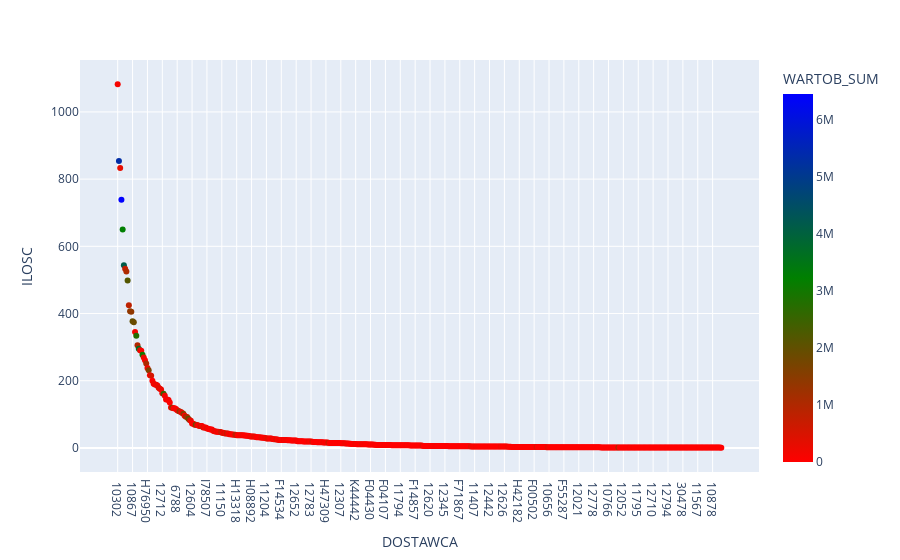

This figure's notebook cell:
### Code cell
func_plot_scatter(df_fi, {'ILOSC':'sum',
                         'CENA_POZYCJA':'sum'},
                  'DOSTAWCA',
                 df_sell)

### Figure 1 — Plotly figure (JSON) as saved in the notebook; plotly's stock layout.template omitted (floating-point values rounded to 4 significant figures; data arrays with more than 128 entries replaced by an {"elided": "..."} marker saying what was removed)
{"data": [{"customdata": {"elided": "488x1 float values"}, "hovertemplate": "<b>%{hovertext}</b><br><br>DOSTAWCA=%{x}<br>ILOSC=%{y}<br>proc=%{customdata[0]}<br>WARTOB_SUM=%{marker.color}<extra></extra>", "hovertext": {"elided": "488 str values"}, "legendgroup": "", "marker": {"color": {"elided": "488 float values"}, "coloraxis": "coloraxis", "symbol": "circle"}, "mode": "markers", "name": "", "orientation": "v", "showlegend": false, "type": "scatter", "x": {"elided": "488 str values"}, "xaxis": "x", "y": {"elided": "488 float values"}, "yaxis": "y"}], "layout": {"autosize": true, "coloraxis": {"colorbar": {"title": {"text": "WARTOB_SUM"}}, "colorscale": [[0, "red"], [0.5, "green"], [1, "blue"]]}, "hovermode": "x", "legend": {"tracegroupgap": 0}, "margin": {"t": 60}, "xaxis": {"anchor": "y", "autorange": true, "domain": [0, 1], "range": [-28.59, 515.6], "title": {"text": "DOSTAWCA"}, "type": "category"}, "yaxis": {"anchor": "x", "autorange": true, "domain": [0, 1], "range": [-70.65, 1154.0], "title": {"text": "ILOSC"}, "type": "linear"}}}
